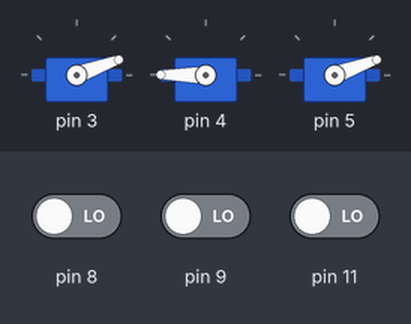
A sketch run on a simulated Arduino Uno, built with avr-gcc and run on an emulated ATmega328P. Shown: 3 × servo. The inputs (shaded band) are chosen by the test bench; at power-on: pin 8 LOW, pin 9 LOW, pin 11 LOW. What the sketch prints to the serial monitor is not drawn.

Above: at 1.2 s.
1.3 s: pin 8 driven HIGH
At 2.5 s:
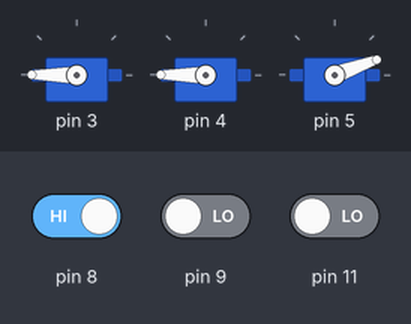
2.8 s: pin 9 driven HIGH
At 3.2 s:
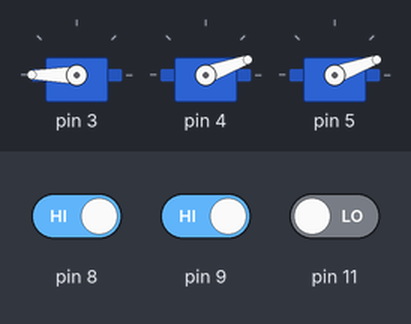
4.3 s: pin 11 driven HIGH
At 5.5 s:
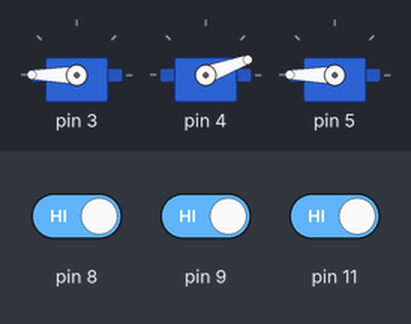
5.8 s: pin 8 driven LOW
At 6.6 s:
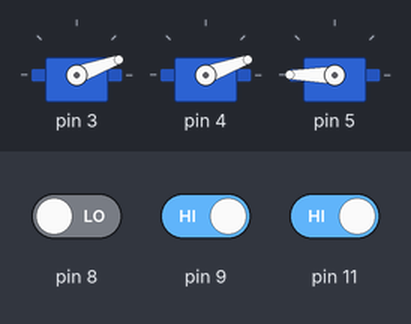
7.3 s: pin 9 driven LOW
At 8.1 s:
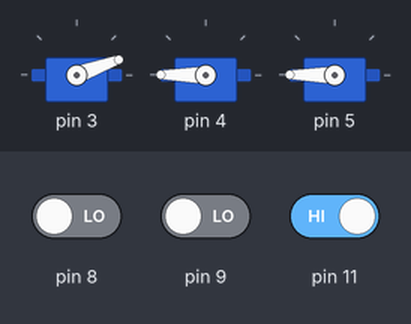
8.8 s: pin 8 driven HIGH
At 9.2 s:
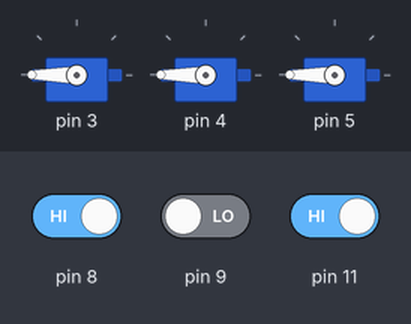
Timing chart, 0 to 11.3 s (numbered marks = the images above; inputs shaded):
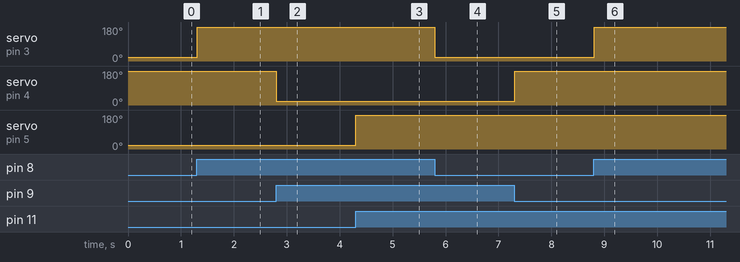

The sketch:

Servo_restructuring.ino
```cpp
#include <Servo.h>

// a Valve has a button pin, a servo pin, a servo, a counter, a buttonstate
  Servo s1;
  Servo s2;
  Servo s3;

class Valve {
  public:
    int _buttonpin;
    int _servopin;
    Servo _servo;
    int _counter;
    int _buttonstate;

    Valve(int buttonpin, int servopin, Servo servo, int counter){
      _buttonpin = buttonpin;
      _servopin = servopin;
      _counter = counter;
      _servo = servo;
      _buttonstate = HIGH;
    }
};

    Valve* valves[3];
    // star either means pointer or "give me the thing at the address"

    void setup() {
      Serial.begin(9600);
  // put your setup code here, to run once:
      valves[0] = new Valve(8, 3, s1, 0);
      valves[1] = new Valve(9, 4, s2, 0);
      valves[2] = new Valve(11, 5, s3, 0);

      //valves[3] = {v1, v2, v3};
      for (int i = 0; i < 3; i++){
        //valves[i]._servo.attach (valves[i]._servopin);
        //*(valves[i]).servo
        valves[i]->_servo.attach(valves[i]->_servopin);
        pinMode(valves[i]->_buttonpin, INPUT);
        digitalRead(valves[i]->_buttonpin);
      }
    }
    void loop() {
      // put your main code here, to run repeatedly:
      for (int i = 0; i < 3; i++){
        valves[i]->_buttonstate = digitalRead(valves[i]->_buttonpin);

      }

      if (valves[0]->_buttonstate == HIGH) {
        valves[0]->_servo.write(180); //zero degrees apparently(fact check pls)
      }
      else{
        valves[0]->_servo.write(20);
        Serial.print("s1\n");

      }

      if(valves[1]->_buttonstate == HIGH) {
        valves[1]->_servo.write(20);
      }
      else{
        valves[1]->_servo.write(180);
            Serial.print("s2\n");
      }

      if(valves[2]->_buttonstate == HIGH) {
        valves[2]->_servo.write(180);
      }
      else {
        valves[2]->_servo.write(20);
            Serial.print("s3\n");
      }
      //else{
      //  valves[0]->_servo.write(20);
      //}
   }
```

Measured:
- after the input at 1.3 s, servo on pin 3: 20° → 180° at once
- after the input at 2.8 s, servo on pin 4: 180° → 20° at once
- after the input at 4.3 s, servo on pin 5: 20° → 180° at once
- after the input at 5.8 s, servo on pin 3: 180° → 20° at once
- after the input at 7.3 s, servo on pin 4: 20° → 180° at once
- after the input at 8.8 s, servo on pin 3: 20° → 180° at once
